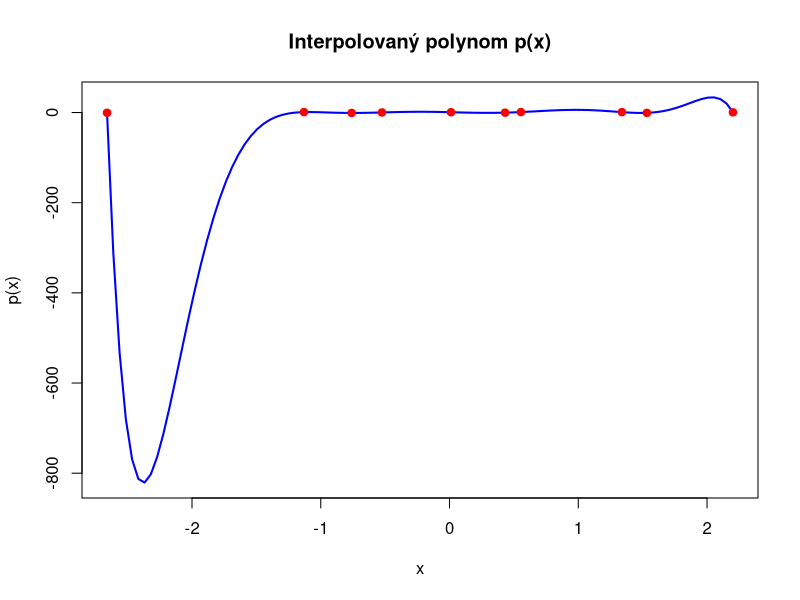

This chart was generated by the following R code:

# Nechť A je čvtercová matice řádu 'n' a 'y'  je vektor délky n, kde n = 10.
# Prvky matice A a vektoru y jsou definovány následovně:
  # A[i,j] = cos((i -1) * j) - j
  # y[i] = sin(i)
  # kde i a j jsou celá čísla od 1 do n.

# Definice matice A a vektoru y
n <- 10
A <- matrix(0, n, n)
y <- numeric(n)

# Naplnění matice A a vektoru y
for (i in 1:n) {
  for (j in 1:n) {
    A[i, j] <- cos((i - 1) * j) - j
  }
  y[i] <- sin(i)
}

# 1. Řešte soustavy lineárních rovnic Ax = y, kde A je matice definovaná výše,
    # x je neznámý vektor a y je vektor definovaný výše
x <- solve(A, y)
cat("Řešení soustavy x:\n")
print(x)

# 2. Interpolujte polynomem  p(x) množinu bodů danou vektory x a y
interpolace <- lm(y ~ x + I(x^2) + I(x^3) + I(x^4) + I(x^5) + 
                    I(x^6) + I(x^7) + I(x^8) + I(x^9))

# Definice polynomu
polynom <- function(t) {
  predict(interpolace, newdata = data.frame(x = t))
}

# a) Vykreslete p(x) a určtěte, kde se graf p(x) protíná s osou y.
curve(polynom, from = min(x), to = max(x), col = "blue", lwd = 2,
      main = "Interpolovaný polynom p(x)", xlab = "x", ylab = "p(x)")
points(x, y, col = "red", pch = 19)


# Určení průsečíku s osou y
intersect_y <- polynom(0)
cat("Průsečík s osou y: p(0) =", intersect_y, "\n")

# 2b. Výpočet určitého integrálu
integral_value <- integrate(polynom, min(x), max(x))$value
cat("Určitý integrál p(x) od", min(x), "do", max(x), "je", integral_value, "\n")
